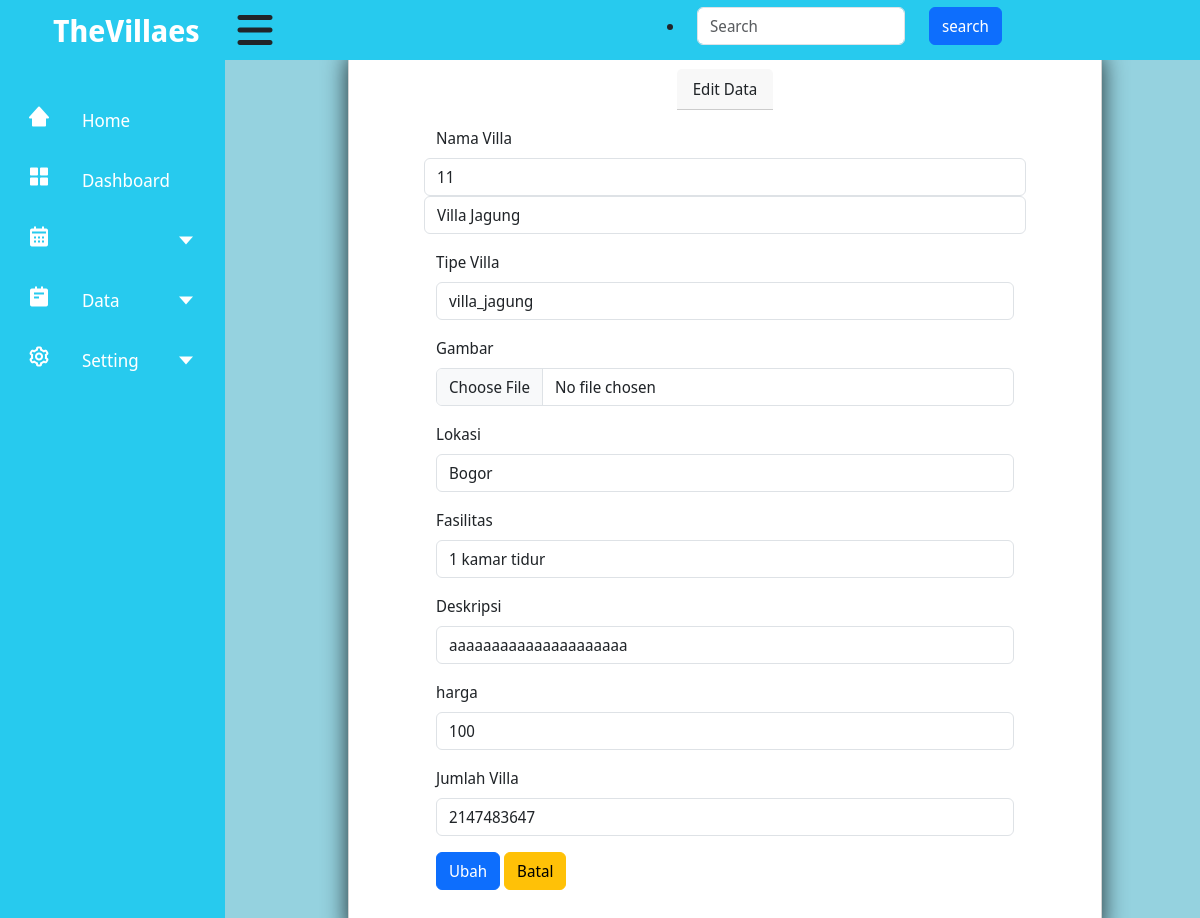
/admin/index.php?page=villa-edit&kode_villa=11 (signed in), run on the app's committed database.
### tables this page shows
CREATE TABLE `villa` (
  `kode_villa` int(5) NOT NULL,
  `nama_villa` varchar(65) NOT NULL,
  `lokasi` varchar(100) NOT NULL,
  `gambar` text NOT NULL,
  `fasilitas` text NOT NULL,
  `deskripsi` text NOT NULL,
  `harga` int(11) NOT NULL,
  `jumlah_villa` int(2) NOT NULL,
  `tipe_villa` enum('villa_jagung','vila_segitiga') NOT NULL
);

### admin/villa_edit.php (the view, shortened to what this page needs)
<?php
    include "../config/koneksi.php";
    $ed = $_GET['kode_villa'];
    $edit = $koneksi->query("SELECT * FROM villa WHERE kode_villa='$ed'");
    $a = $edit->fetch_array();
?>
<div class="mx-auto" style="width:800px">
    <div class="card mt-5">
        <div class="card-header">
            Edit Data
        </div>
        <div class="card-body">
            <form action="" method="post">
                <div class="mb-3 row">
                    <label for="nama_villa" class="form-label"> Nama Villa</label>
                    <input type="text" class="form-control" id="kode_villa" name="kode_villa" value="<?php echo $a['kode_villa']?>">
                    <input type="text" class="form-control" id="nama_villa" name="nama_villa" value="<?php echo $a['nama_villa']?>">
                </div>
                <div class="mb-3">
                    <label for="tipe_villa" class="form-label"> Tipe Villa</label>
                    <select name="tipe_villa" id="tipe_villa" class="form-control">
                        <option value="villa_jagung" <?php if($a['tipe_villa'] == 'villa_jagung'){ echo 'selected';} ?>>villa_jagung</option>
                    </select>
                </div>
                <div class="mb-3">
                    <label for="gambar" class="form-label">Gambar</label>
                    <input type="file" class="custom-file-input form-control" id="gambar" name="gambar" value="<?php echo $a['gambar']?>">
                </div>
                <div class="mb-3">
                    <label for="lokasi" class="form-label">Lokasi</label>
                    <input type="text" class="form-control" id="lokasi"  name="lokasi" value="<?php echo $a['lokasi']?>">
                </div>
                <div class="mb-3">
                    <label for="fasilitas" class="form-label">Fasilitas</label>
                    <input type="text" class="form-control" id="fasilitas" name="fasilitas" value="<?php echo $a['fasilitas']?>">
                </div>
                <div class="mb-3">
                    <label for="deskripsi" class="form-label">Deskripsi</label>
                    <input type="text" class="form-control" id="deskripsi" name="deskripsi" value="<?php echo $a['deskripsi']?>">
                </div>
                <div class="mb-3">
                    <label for="harga" class="form-label">harga</label>
                    <input type="number" class="form-control" id="kode_villa" name="harga" value="<?php echo $a['harga']?>">
                </div>
                <div class="mb-3">
                    <label for="jumlah_villa" class="form-label">Jumlah Villa</label>
                    <input type="number" class="form-control" id="jumlah_villa" name="jumlah_villa" value="<?php echo $a['jumlah_villa']?>">
                </div>
                <div class="col-12">
                    <button type="submit" name="edit" class="btn btn-primary">Ubah</button>
                    <a href="index.php" class="btn btn-warning">Batal</a>
                </div>
            </form>
         </div>
     </div>
    </div>

### admin/style.css (style rules this page uses)
* { margin:0; padding:0 ; box-sizing: border-box; font-family: 'Noto Sans Display', sans-serif; }
.card { padding: 20px; display: flex; align-items: center; justify-content: space-between; background: #95D2DF ; box-shadow: 0 7px 25px rgba(0, 0 , 0, 0.8); margin: 23px; }

### data on the page
villa: kode_villa "11", nama_villa "Villa Jagung", tipe_villa "villa_jagung", lokasi "Bogor", fasilitas "1 kamar tidur", deskripsi "aaaaaaaaaaaaaaaaaaaaa", harga "100", jumlah_villa "2147483647"
